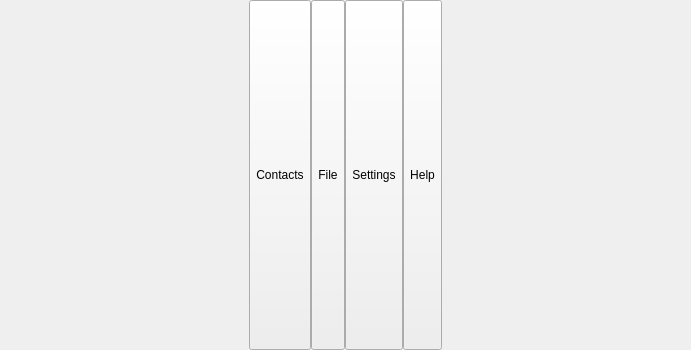
<?xml version="1.0" encoding="UTF-8"?>
<ui version="4.0">
 <class>MenuBar</class>
 <widget class="QFrame" name="MenuBar">
  <property name="geometry">
   <rect>
    <x>0</x>
    <y>0</y>
    <width>691</width>
    <height>350</height>
   </rect>
  </property>
  <property name="sizePolicy">
   <sizepolicy hsizetype="Minimum" vsizetype="Expanding">
    <horstretch>0</horstretch>
    <verstretch>1</verstretch>
   </sizepolicy>
  </property>
  <property name="windowTitle">
   <string/>
  </property>
  <property name="frameShape">
   <enum>QFrame::NoFrame</enum>
  </property>
  <property name="frameShadow">
   <enum>QFrame::Plain</enum>
  </property>
  <property name="lineWidth">
   <number>0</number>
  </property>
  <layout class="QHBoxLayout" name="horizontalLayout_2">
   <property name="spacing">
    <number>0</number>
   </property>
   <property name="leftMargin">
    <number>0</number>
   </property>
   <property name="topMargin">
    <number>0</number>
   </property>
   <property name="rightMargin">
    <number>0</number>
   </property>
   <property name="bottomMargin">
    <number>0</number>
   </property>
   <item>
    <layout class="QHBoxLayout" name="horizontalLayout" stretch="0,0,0,0">
     <property name="spacing">
      <number>0</number>
     </property>
     <property name="sizeConstraint">
      <enum>QLayout::SetDefaultConstraint</enum>
     </property>
     <item>
      <widget class="QToolButton" name="ModeButton">
       <property name="sizePolicy">
        <sizepolicy hsizetype="Fixed" vsizetype="Expanding">
         <horstretch>0</horstretch>
         <verstretch>1</verstretch>
        </sizepolicy>
       </property>
       <property name="text">
        <string>Contacts</string>
       </property>
       <property name="icon">
        <iconset resource="../bitcoin.qrc">
         <normaloff>:/icons/address-book</normaloff>:/icons/address-book</iconset>
       </property>
       <property name="iconSize">
        <size>
         <width>24</width>
         <height>24</height>
        </size>
       </property>
       <property name="toolButtonStyle">
        <enum>Qt::ToolButtonTextUnderIcon</enum>
       </property>
      </widget>
     </item>
     <item>
      <widget class="QToolButton" name="FileButton">
       <property name="sizePolicy">
        <sizepolicy hsizetype="Fixed" vsizetype="Expanding">
         <horstretch>0</horstretch>
         <verstretch>1</verstretch>
        </sizepolicy>
       </property>
       <property name="text">
        <string>File</string>
       </property>
       <property name="icon">
        <iconset resource="../bitcoin.qrc">
         <normaloff>:/icons/file</normaloff>:/icons/file</iconset>
       </property>
       <property name="iconSize">
        <size>
         <width>24</width>
         <height>24</height>
        </size>
       </property>
       <property name="toolButtonStyle">
        <enum>Qt::ToolButtonTextUnderIcon</enum>
       </property>
      </widget>
     </item>
     <item>
      <widget class="QToolButton" name="SettingsButton">
       <property name="sizePolicy">
        <sizepolicy hsizetype="Fixed" vsizetype="Expanding">
         <horstretch>0</horstretch>
         <verstretch>1</verstretch>
        </sizepolicy>
       </property>
       <property name="text">
        <string>Settings</string>
       </property>
       <property name="icon">
        <iconset resource="../bitcoin.qrc">
         <normaloff>:/icons/settings</normaloff>:/icons/settings</iconset>
       </property>
       <property name="iconSize">
        <size>
         <width>24</width>
         <height>24</height>
        </size>
       </property>
       <property name="toolButtonStyle">
        <enum>Qt::ToolButtonTextUnderIcon</enum>
       </property>
      </widget>
     </item>
     <item>
      <widget class="QToolButton" name="HelpButton">
       <property name="sizePolicy">
        <sizepolicy hsizetype="Fixed" vsizetype="Expanding">
         <horstretch>0</horstretch>
         <verstretch>1</verstretch>
        </sizepolicy>
       </property>
       <property name="text">
        <string>Help</string>
       </property>
       <property name="icon">
        <iconset resource="../bitcoin.qrc">
         <normaloff>:/icons/help</normaloff>:/icons/help</iconset>
       </property>
       <property name="iconSize">
        <size>
         <width>24</width>
         <height>24</height>
        </size>
       </property>
       <property name="toolButtonStyle">
        <enum>Qt::ToolButtonTextUnderIcon</enum>
       </property>
      </widget>
     </item>
    </layout>
   </item>
  </layout>
 </widget>
 <resources>
  <include location="../bitcoin.qrc"/>
 </resources>
 <connections/>
</ui>
